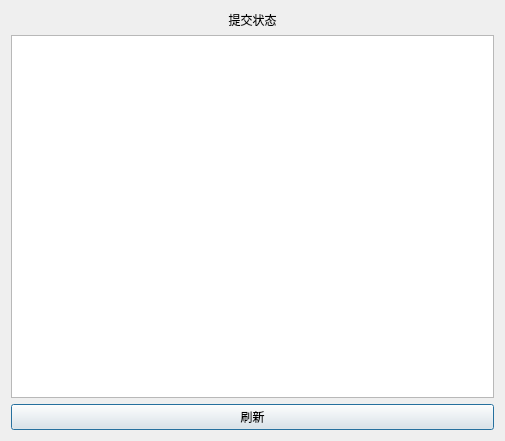
<?xml version="1.0" encoding="UTF-8"?>
<ui version="4.0">
 <class>statusDialog</class>
 <widget class="QDialog" name="statusDialog">
  <property name="geometry">
   <rect>
    <x>0</x>
    <y>0</y>
    <width>505</width>
    <height>441</height>
   </rect>
  </property>
  <property name="windowTitle">
   <string>Dialog</string>
  </property>
  <layout class="QGridLayout" name="gridLayout">
   <item row="1" column="0">
    <widget class="QTableWidget" name="tableWidget"/>
   </item>
   <item row="0" column="0">
    <widget class="QLabel" name="label">
     <property name="text">
      <string>提交状态</string>
     </property>
     <property name="alignment">
      <set>Qt::AlignCenter</set>
     </property>
    </widget>
   </item>
   <item row="2" column="0">
    <widget class="QPushButton" name="pushButton">
     <property name="text">
      <string>刷新</string>
     </property>
    </widget>
   </item>
  </layout>
 </widget>
 <resources/>
 <connections/>
</ui>
